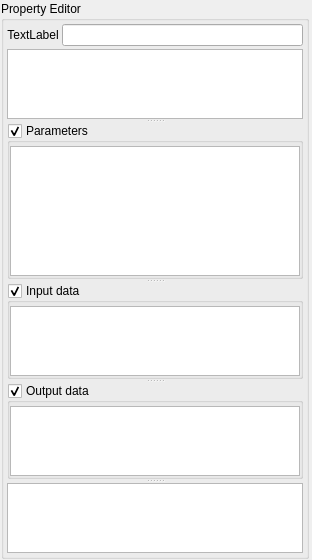
<?xml version="1.0" encoding="UTF-8"?>
<ui version="4.0">
 <class>WorkflowEditorWidget</class>
 <widget class="QWidget" name="WorkflowEditorWidget">
  <property name="geometry">
   <rect>
    <x>0</x>
    <y>0</y>
    <width>312</width>
    <height>560</height>
   </rect>
  </property>
  <property name="windowTitle">
   <string>Form</string>
  </property>
  <property name="styleSheet">
   <string notr="true">QGroupBox::indicator:unchecked {
     image: url(:workflow_designer/images/toggle_expand.png);
 }

QGroupBox::indicator:unchecked:hover {
     image: url(:workflow_designer/images/toggle_expand.png);
 }

 QGroupBox::indicator:unchecked:pressed {
     image: url(:workflow_designer/images/toggle_expand.png);
 }

QGroupBox::indicator:checked {
     image: url(:workflow_designer/images/toggle.png);
 }

 QGroupBox::indicator:checked:hover {
     image: url(:workflow_designer/images/toggle.png);
 }

 QGroupBox::indicator:checked:pressed {
     image: url(:workflow_designer/images/toggle.png);
 }

 QGroupBox::indicator:disabled {
     image: url(:/images/checkbox_indeterminate_hover.png);
 }
</string>
  </property>
  <layout class="QVBoxLayout" name="verticalLayout_2">
   <property name="spacing">
    <number>1</number>
   </property>
   <property name="leftMargin">
    <number>1</number>
   </property>
   <property name="topMargin">
    <number>1</number>
   </property>
   <property name="rightMargin">
    <number>3</number>
   </property>
   <property name="bottomMargin">
    <number>1</number>
   </property>
   <item>
    <widget class="QGroupBox" name="editorBox">
     <property name="title">
      <string>Property Editor</string>
     </property>
     <layout class="QVBoxLayout" name="verticalLayout_4">
      <property name="spacing">
       <number>3</number>
      </property>
      <property name="leftMargin">
       <number>3</number>
      </property>
      <property name="topMargin">
       <number>3</number>
      </property>
      <property name="rightMargin">
       <number>3</number>
      </property>
      <property name="bottomMargin">
       <number>3</number>
      </property>
      <item>
       <layout class="QHBoxLayout" name="horizontalLayout">
        <property name="sizeConstraint">
         <enum>QLayout::SetFixedSize</enum>
        </property>
        <item>
         <widget class="QLabel" name="caption">
          <property name="sizePolicy">
           <sizepolicy hsizetype="Fixed" vsizetype="Fixed">
            <horstretch>0</horstretch>
            <verstretch>0</verstretch>
           </sizepolicy>
          </property>
          <property name="text">
           <string>TextLabel</string>
          </property>
          <property name="alignment">
           <set>Qt::AlignHCenter|Qt::AlignTop</set>
          </property>
          <property name="wordWrap">
           <bool>true</bool>
          </property>
          <property name="textInteractionFlags">
           <set>Qt::LinksAccessibleByMouse|Qt::TextSelectableByMouse</set>
          </property>
         </widget>
        </item>
        <item>
         <widget class="QLineEdit" name="nameEdit">
          <property name="sizePolicy">
           <sizepolicy hsizetype="Preferred" vsizetype="Fixed">
            <horstretch>0</horstretch>
            <verstretch>0</verstretch>
           </sizepolicy>
          </property>
          <property name="frame">
           <bool>true</bool>
          </property>
         </widget>
        </item>
       </layout>
      </item>
      <item>
       <widget class="QSplitter" name="splitter">
        <property name="sizePolicy">
         <sizepolicy hsizetype="Preferred" vsizetype="Preferred">
          <horstretch>0</horstretch>
          <verstretch>0</verstretch>
         </sizepolicy>
        </property>
        <property name="baseSize">
         <size>
          <width>0</width>
          <height>0</height>
         </size>
        </property>
        <property name="orientation">
         <enum>Qt::Vertical</enum>
        </property>
        <property name="childrenCollapsible">
         <bool>false</bool>
        </property>
        <widget class="QTextEdit" name="doc">
         <property name="enabled">
          <bool>true</bool>
         </property>
         <property name="sizePolicy">
          <sizepolicy hsizetype="Preferred" vsizetype="Preferred">
           <horstretch>0</horstretch>
           <verstretch>1</verstretch>
          </sizepolicy>
         </property>
         <property name="baseSize">
          <size>
           <width>0</width>
           <height>70</height>
          </size>
         </property>
         <property name="undoRedoEnabled">
          <bool>false</bool>
         </property>
         <property name="readOnly">
          <bool>true</bool>
         </property>
         <property name="textInteractionFlags">
          <set>Qt::TextBrowserInteraction</set>
         </property>
        </widget>
        <widget class="QGroupBox" name="paramBox">
         <property name="sizePolicy">
          <sizepolicy hsizetype="Ignored" vsizetype="Preferred">
           <horstretch>0</horstretch>
           <verstretch>4</verstretch>
          </sizepolicy>
         </property>
         <property name="title">
          <string>Parameters</string>
         </property>
         <property name="flat">
          <bool>true</bool>
         </property>
         <property name="checkable">
          <bool>true</bool>
         </property>
         <layout class="QVBoxLayout" name="verticalLayout">
          <property name="spacing">
           <number>0</number>
          </property>
          <property name="leftMargin">
           <number>0</number>
          </property>
          <property name="topMargin">
           <number>3</number>
          </property>
          <property name="rightMargin">
           <number>0</number>
          </property>
          <property name="bottomMargin">
           <number>0</number>
          </property>
          <item>
           <widget class="QSplitter" name="tableSplitter">
            <property name="orientation">
             <enum>Qt::Vertical</enum>
            </property>
            <property name="handleWidth">
             <number>2</number>
            </property>
            <property name="childrenCollapsible">
             <bool>false</bool>
            </property>
            <widget class="U2::TableViewTabKey" name="table">
             <property name="sizePolicy">
              <sizepolicy hsizetype="Expanding" vsizetype="Expanding">
               <horstretch>0</horstretch>
               <verstretch>4</verstretch>
              </sizepolicy>
             </property>
             <property name="baseSize">
              <size>
               <width>0</width>
               <height>100</height>
              </size>
             </property>
             <property name="focusPolicy">
              <enum>Qt::StrongFocus</enum>
             </property>
             <property name="editTriggers">
              <set>QAbstractItemView::CurrentChanged|QAbstractItemView::DoubleClicked|QAbstractItemView::EditKeyPressed|QAbstractItemView::SelectedClicked</set>
             </property>
             <property name="tabKeyNavigation">
              <bool>true</bool>
             </property>
             <property name="alternatingRowColors">
              <bool>true</bool>
             </property>
             <property name="selectionMode">
              <enum>QAbstractItemView::SingleSelection</enum>
             </property>
             <property name="selectionBehavior">
              <enum>QAbstractItemView::SelectRows</enum>
             </property>
             <property name="textElideMode">
              <enum>Qt::ElideMiddle</enum>
             </property>
             <property name="showGrid">
              <bool>false</bool>
             </property>
             <property name="wordWrap">
              <bool>false</bool>
             </property>
             <property name="cornerButtonEnabled">
              <bool>false</bool>
             </property>
             <attribute name="horizontalHeaderStretchLastSection">
              <bool>true</bool>
             </attribute>
            </widget>
           </widget>
          </item>
         </layout>
        </widget>
        <widget class="QGroupBox" name="inputPortBox">
         <property name="sizePolicy">
          <sizepolicy hsizetype="Expanding" vsizetype="Expanding">
           <horstretch>0</horstretch>
           <verstretch>2</verstretch>
          </sizepolicy>
         </property>
         <property name="styleSheet">
          <string notr="true"/>
         </property>
         <property name="title">
          <string>Input data</string>
         </property>
         <property name="flat">
          <bool>true</bool>
         </property>
         <property name="checkable">
          <bool>true</bool>
         </property>
         <property name="checked">
          <bool>true</bool>
         </property>
         <layout class="QVBoxLayout" name="inputLayout">
          <property name="spacing">
           <number>0</number>
          </property>
          <property name="leftMargin">
           <number>0</number>
          </property>
          <property name="topMargin">
           <number>3</number>
          </property>
          <property name="rightMargin">
           <number>0</number>
          </property>
          <property name="bottomMargin">
           <number>0</number>
          </property>
          <item>
           <widget class="QTableView" name="table2">
            <property name="sizePolicy">
             <sizepolicy hsizetype="Preferred" vsizetype="Preferred">
              <horstretch>0</horstretch>
              <verstretch>2</verstretch>
             </sizepolicy>
            </property>
           </widget>
          </item>
         </layout>
        </widget>
        <widget class="QGroupBox" name="outputPortBox">
         <property name="sizePolicy">
          <sizepolicy hsizetype="Preferred" vsizetype="Preferred">
           <horstretch>0</horstretch>
           <verstretch>2</verstretch>
          </sizepolicy>
         </property>
         <property name="title">
          <string>Output data</string>
         </property>
         <property name="flat">
          <bool>true</bool>
         </property>
         <property name="checkable">
          <bool>true</bool>
         </property>
         <property name="checked">
          <bool>true</bool>
         </property>
         <layout class="QVBoxLayout" name="outputLayout">
          <property name="spacing">
           <number>0</number>
          </property>
          <property name="leftMargin">
           <number>0</number>
          </property>
          <property name="topMargin">
           <number>3</number>
          </property>
          <property name="rightMargin">
           <number>0</number>
          </property>
          <property name="bottomMargin">
           <number>0</number>
          </property>
          <item>
           <widget class="QTableView" name="table3">
            <property name="sizePolicy">
             <sizepolicy hsizetype="Preferred" vsizetype="Preferred">
              <horstretch>0</horstretch>
              <verstretch>0</verstretch>
             </sizepolicy>
            </property>
           </widget>
          </item>
         </layout>
        </widget>
        <widget class="QTextEdit" name="propDoc">
         <property name="sizePolicy">
          <sizepolicy hsizetype="Expanding" vsizetype="Expanding">
           <horstretch>0</horstretch>
           <verstretch>1</verstretch>
          </sizepolicy>
         </property>
         <property name="readOnly">
          <bool>true</bool>
         </property>
         <property name="textInteractionFlags">
          <set>Qt::TextBrowserInteraction</set>
         </property>
        </widget>
       </widget>
      </item>
     </layout>
    </widget>
   </item>
  </layout>
 </widget>
 <customwidgets>
  <customwidget>
   <class>U2::TableViewTabKey</class>
   <extends>QTableView</extends>
   <header>TableViewTabKey.h</header>
  </customwidget>
 </customwidgets>
 <resources/>
 <connections/>
</ui>
